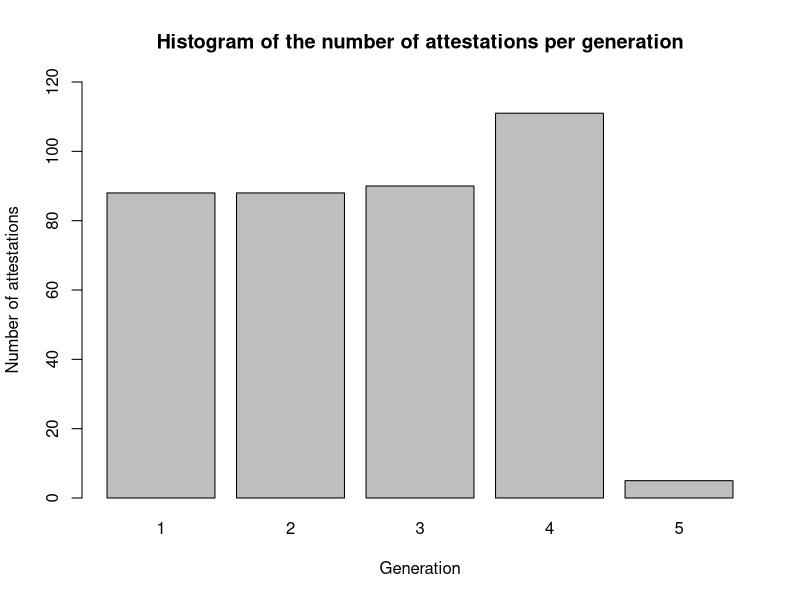

Source code (R): (Note: this script raises an error after producing the figure.)
#### Read libraries ####
library(readxl)
library(effects)
library(stats)
library(dplyr)
library(lme4)
library(ggplot2)

#### Read dataset ####
keep <- read_xlsx("Keep_Ving_Dataset.xlsx", 
                  sheet=1, 
                  col_names = TRUE)

# Drop "double" annotations used for collexeme analysis
keep <- subset(keep, ID!="double")

# Check number of attestations per generation
generation_table <- table(keep$generation)
print(generation_table)

# Drop 5th generation (too little attestations)
keep <- subset(keep, generation!=5)

generation_histogram <- barplot(generation_table, ylab = "Number of attestations",  
                                xlab = "Generation",
                                main ="Histogram of the number of attestations per generation",
                                col = "grey", 
                                ylim = c(0, 120))

#### General information about the dataset ####
# Histogram of the raw scores
score_table <- table(keep$Score)
mean(keep$Score)
sd(keep$Score)
barplot(score_table,
        main = "Histogram of the number of attestations per score",
        ylab = "Number of attestations",
        xlab = "Summative grammaticalization scores",
        ylim = c(0, 160))

# Type of keep constructions per generation
Generation <- table(keep$Construction, keep$generation)
print(Generation)
chisq.test(Generation)
plot(Generation,
     xlab = "Construction",
     ylab = "Generation",
     main = "")

# Number attestations per author
author_table <- table(keep$author)
print(author_table) # some authors occur very frequently, others a lot less

# Group infrequent authors together:
# Step 1: Count occurrences of each author
author_counts <- keep %>%
  group_by(author) %>%
  dplyr::summarize(count = n())

# Step 2: Create a new factor column with 'others' for authors with <= 5 occurrences
keep <- keep %>%
  left_join(author_counts, by = "author") %>%
  mutate(author_grouped = factor(ifelse(count <= 5, "others", author)))

# Step 3: Relevel the 'author_grouped' factor with 'others' as the reference level
keep$author_grouped <- relevel(keep$author_grouped, ref = "others")

#### Grammaticalization scores over time ####

Decade_model <- lm(Score ~ textDecade, data = keep)
summary(Decade_model)
plot(allEffects(Decade_model))

Score_model <- lm(textDecade ~
                    Animacy_score +
                    Continuative_score +
                    Bondedness_score +
                    Motion_score +
                    Verb_score,
                  data = keep)
summary(Score_model)
plot(allEffects(Score_model))

#### Question 1: which variables distinguish between complex-transitive and pure continuative keep? ####

# Convert to factors and relevel
keep$Construction <- as.factor(keep$Construction)
keep$Construction <- relevel(keep$Construction, ref = "Complex-transitive")
keep$Animacy <- as.factor(keep$Animacy)
keep$Animacy <- relevel(keep$Animacy, ref = "Animate")
keep$Verb_innovation <- as.factor(keep$Verb_innovation)
keep$Verb_innovation <- relevel(keep$Verb_innovation, ref = "Collexeme")
keep$Motion_verb <- as.factor(keep$Motion_verb)
keep$Motion_verb <- relevel(keep$Motion_verb, ref = "Motion verb")
keep$Bondedness <- as.factor(keep$Bondedness)
keep$Bondedness <- relevel(keep$Bondedness, ref = "Low bondedness")
keep$Continuative_marker <- as.factor(keep$Continuative_marker)
keep$Continuative_marker <- relevel(keep$Continuative_marker, ref = "Present")

# Make models:
# With random effect
Fixed_and_Random <- glmer(Construction ~ 
                            Animacy + 
                            Verb_innovation +
                            Bondedness + 
                            Motion_verb +
                            Continuative_marker + 
                            (1|author_grouped), 
                          family=binomial(link = "logit"), 
                          data=keep)

summary(Fixed_and_Random)
plot(allEffects(Fixed_and_Random))

# Without random effect
Fixed_Only <- glm(as.factor(Construction) ~
                    Animacy + 
                    Verb_innovation +
                    Bondedness + 
                    Motion_verb +
                    Continuative_marker, 
                  family=binomial(link="logit"), 
                  data=keep)

summary(Fixed_Only) # Higher AIC --> model is worse
plot(allEffects(Fixed_Only))

# Make plots
Animacy <- table(keep$Construction, keep$Animacy)
print(Animacy)
chisq.test(Animacy)
plot(Animacy,
     xlab = "Construction",
     ylab = "Animacy",
     main = "")

Verb_innovation <- table(keep$Construction, keep$Verb_innovation)
print(Verb_innovation)
chisq.test(Verb_innovation)
plot(Verb_innovation,
     xlab = "Construction",
     ylab = "Innovativeness of the ing-form",
     main = "")

Bondedness <- table(keep$Construction, keep$Bondedness)
print(Bondedness)
chisq.test(Bondedness)
plot(Bondedness,
     xlab = "Construction",
     ylab = "Bondedness",
     main = "")

Motion_verb <- table(keep$Construction, keep$Motion_verb)
print(Motion_verb)
chisq.test(Motion_verb)
plot(Motion_verb,
     xlab = "Construction",
     ylab = "Motion verb",
     main = "")

Continuative_marker <- table(keep$Construction, keep$Continuative_marker)
print(Continuative_marker)
chisq.test(Continuative_marker)
plot(Continuative_marker,
     xlab = "Construction",
     ylab = "Continuative marker",
     main = "")

#### Question 2: How have the constructions grammaticalized over the generations? ####

# Standardizing the scores
keep$StandScores <- (keep$Score-mean(keep$Score))/sd(keep$Score)

# Convert generation to factor
keep$generation <- as.factor(keep$generation) 

# Helmert coding to compare the generations
contrasts(keep$generation) <- contr.helmert(4) 

# Make model
t <- lm(StandScores ~ generation*Construction, data = keep)
summary(t)
plot(allEffects(t))

# Make plots

#+++++++++++++++++++++++++
# Function to calculate the mean and the standard deviation
# for each group
#+++++++++++++++++++++++++
# data : a data frame
# varname : the name of a column containing the variable
# to be summariezed
# groupnames : vector of column names to be used as
# grouping variables
data_summary <- function(data, varname, groupnames){
  require(plyr)
  summary_func <- function(x, col){
    c(mean = mean(x[[col]], na.rm=TRUE),
      sd = sd(x[[col]], na.rm=TRUE))
  }
  data_sum<-ddply(data, groupnames, .fun=summary_func,
                  varname)
  data_sum <- plyr::rename(data_sum, c("mean" = varname))
  return(data_sum)
}

#++++++++++++++++++++++++++

keep_summary <- data_summary(keep, 
                             varname="Score", 
                             groupnames=c("Construction", "generation"))

print(gen_plot <- ggplot(keep_summary, 
                         aes(x = generation, 
                             y = Score, 
                             color = Construction,
                             group = Construction))+
        xlab("Generation")+
        ylab("Score")+
        ylim(0, 6) +
        geom_line()+
        geom_point() +
        geom_errorbar(aes(ymin=Score-sd, 
                          ymax=Score+sd), 
                      width=.2,
                      position=position_dodge(0.01))+ 
        guides(color=guide_legend(title="Construction")))


#### Individuals ####

# Calculate the proportion of Continuative construction for each author and decade
proportion_data <- keep %>%
  filter(author_grouped != "others") %>%
  group_by(author_grouped, textDecade) %>%
  dplyr::summarize(Proportion = sum(Construction == "Continuative") / n())

# Plot
ggplot(proportion_data, aes(x = textDecade, y = Proportion, group = author_grouped)) +
  geom_line() +
  geom_point() +
  labs(x = "Decade", y = "Proportion of Continuative construction") +
  facet_wrap(~ author_grouped, ncol = 3) +  # Create separate plots for each author
  theme_minimal() +
  scale_y_continuous(breaks = c(0, 0.5, 1), labels = c("0", "0.5" ,"1")) +
  theme(axis.text.x = element_text(angle = 45, hjust = 1))
